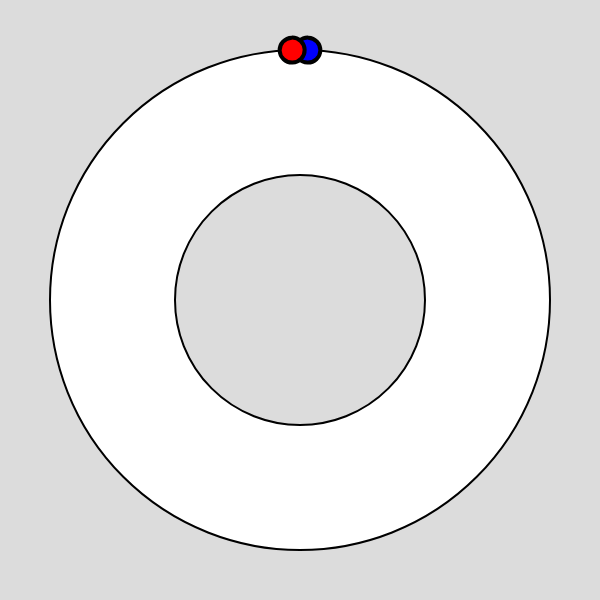
Frame 1 (no input)
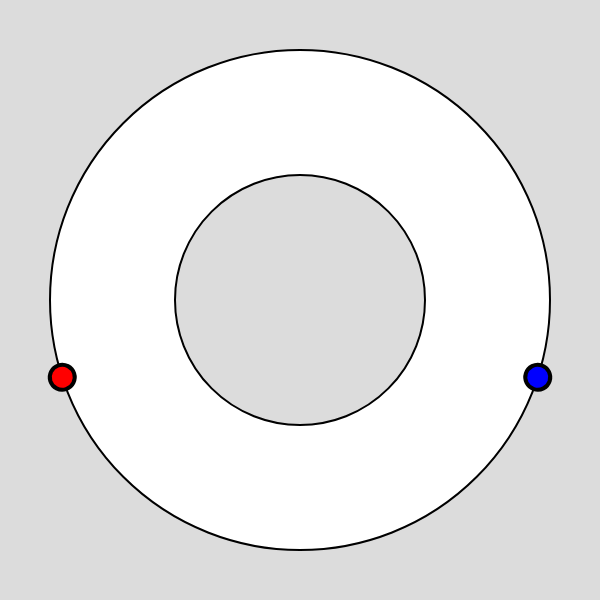
Frame 60 (no input)
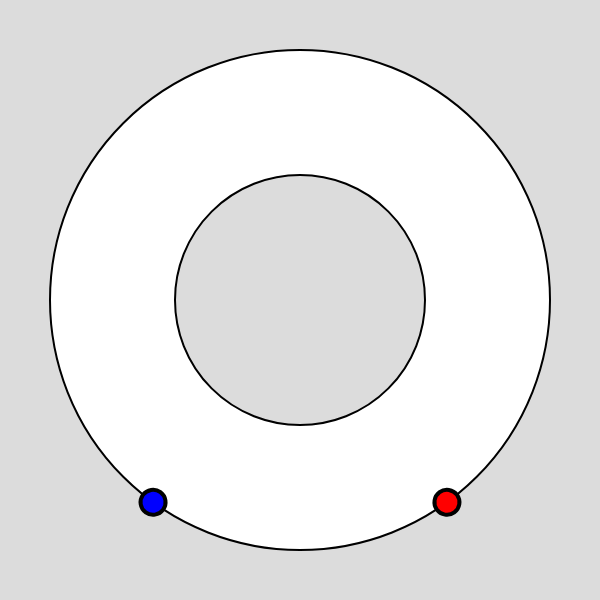
Frame 120 (the mouse pressed at the canvas centre since frame 60)

The p5.js sketch that drew these frames (run headless with seeded random() and noise() and a simulated clock; from frame 60 on, the mouse is pressed at the canvas centre):

// p5.js sketch
// ── sketch.js
let time = 0;
let timeNeg = 0;

function setup() {
  createCanvas(600, 600);
  movement = 0;
  angleMode(DEGREES);
}

  function draw() {
    background(220);
    translate(300, 300);

    //case 2 animated
    strokeWeight(2);
    fill('white');
    circle(0, 0, 500);

    //strokeWeight(1);
    fill(220);
    circle(0, 0, 250);

    time = time + 0.3;
    timeNeg = timeNeg - 0.3;
    stroke(0);
    strokeWeight(5);
    let move = map(time, 0, 60, 0, 360);
    let move2 = map(timeNeg, 0, 60, 0, 360);

    push();
    rotate(move);
    strokeWeight(4);
    fill(0, 0, 255);
    ellipse(0, -250, 25, 25);
    pop();

    push();
    rotate(move2);
    strokeWeight(4);
    fill(255, 0, 0);
    ellipse(0, -250, 25, 25);
    pop();
  }
